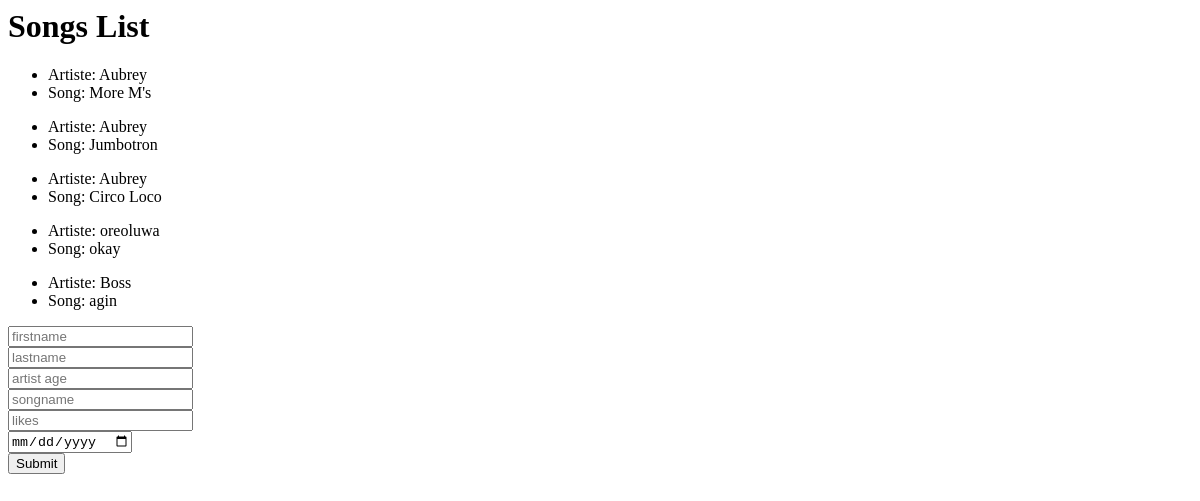
Before: / with the older database file.
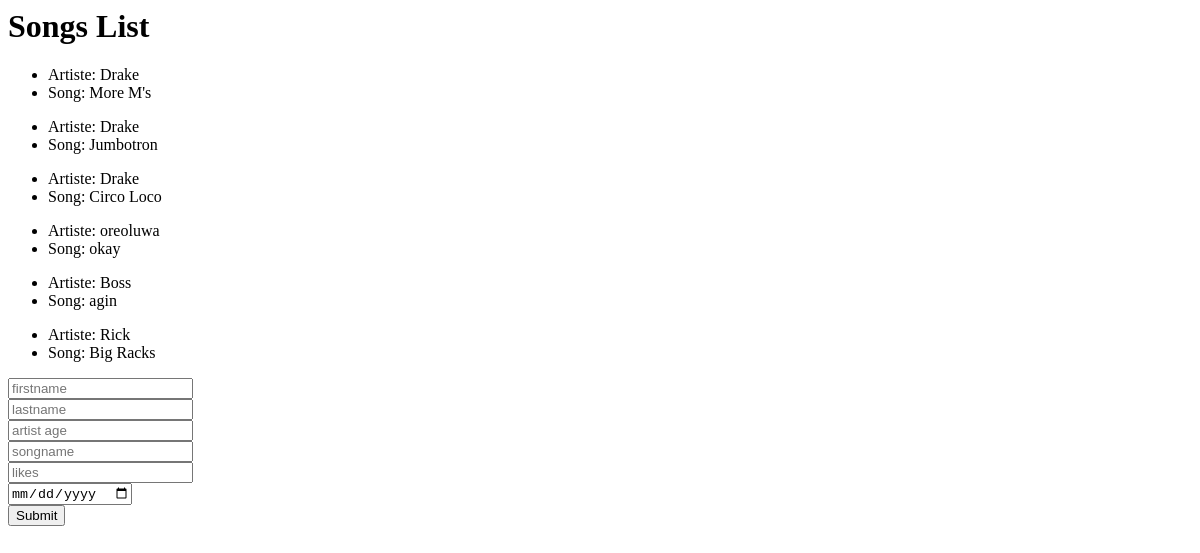
After: the same page with the newer database file.
### musicapp/models.py (models this page shows, shortened)
class Song(models.Model):
    title = models.CharField(max_length=100, blank = True)
    date_released = models.DateField()
    likes = models.IntegerField()
    artiste_id = models.ForeignKey(Artiste, on_delete = models.CASCADE)

class Artiste(models.Model):
    first_name = models.CharField(max_length=100, blank = True)
    last_name = models.CharField(max_length=100, blank = True)
    age = models.IntegerField()
    def __str__(self):
        return self.first_name

### musicapp/views.py (the view)
# urls.py: path('', songs, name ='songs'),
def songs(request):
    songs = Song.objects.all()
    return render(request, 'songs.html',{'songs':songs})

### templates/songs.html (shortened to what this page needs)
<h1>Songs List</h1>
{% for music in songs %}
<ul>
    <li>Artiste: {{ music.artiste_id }}</li>
    <li>Song: {{ music.title }} </li>
</ul>
{% endfor %}
<form action="upload" method="POST" enctype="multipart/form-data">
    <input type="text" name="firstname" placeholder="firstname"><br>
    <input type="text" name="lastname" placeholder="lastname"><br>
    <input type="number" name="age" placeholder="artist age"><br>
    <input type="text" name="songname" placeholder="songname"><br>
    <input type="number" name="likes" placeholder="likes"><br>
    <input type="date" name="dates" placeholder="date released"><br>
    <input type="submit" value="Submit">
</form>

Changed rows visible on the page:
changed through a linked row, Song "More M's": artiste_id "Aubrey" → "Drake"
changed through a linked row, Song "Jumbotron": artiste_id "Aubrey" → "Drake"
changed through a linked row, Song "Circo Loco": artiste_id "Aubrey" → "Drake"
added Song: artiste_id "Rick", title "Big Racks"
